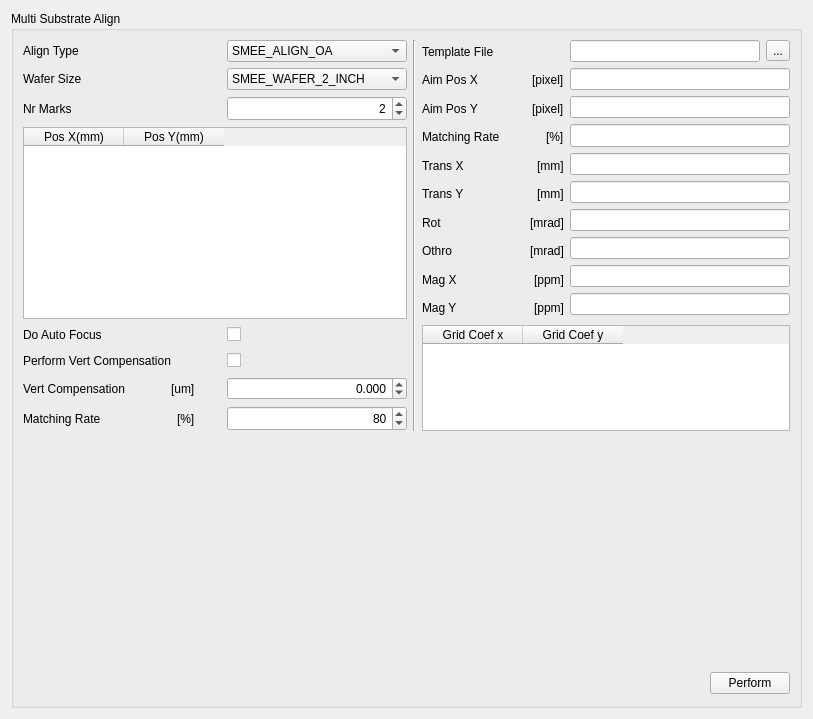
         <widget class="QWidget" name="tab_11">
          <attribute name="title">
           <string>Multi Substrate Align</string>
          </attribute>
          <layout class="QGridLayout">
           <item row="0" column="0">
            <widget class="QGroupBox" name="EC4T_substrate_align_qgb">
             <property name="title">
              <string>Multi Substrate Align</string>
             </property>
             <layout class="QGridLayout" name="gridLayout_3">
              <item row="0" column="0">
               <layout class="QHBoxLayout">
                <item>
                 <widget class="QLabel" name="EC4T_substrate_align__align_type_qlb">
                  <property name="text">
                   <string>Align Type</string>
                  </property>
                 </widget>
                </item>
                <item>
                 <spacer>
                  <property name="orientation">
                   <enum>Qt::Horizontal</enum>
                  </property>
                  <property name="sizeHint" stdset="0">
                   <size>
                    <width>40</width>
                    <height>20</height>
                   </size>
                  </property>
                 </spacer>
                </item>
               </layout>
              </item>
              <item row="0" column="2">
               <widget class="QComboBox" name="EC4T_substrate_align__align_type_qcb">
                <property name="minimumSize">
                 <size>
                  <width>180</width>
                  <height>0</height>
                 </size>
                </property>
                <item>
                 <property name="text">
                  <string>SMEE_ALIGN_OA</string>
                 </property>
                </item>
                <item>
                 <property name="text">
                  <string>SMEE_ALIGN_WBA</string>
                 </property>
                </item>
                <item>
                 <property name="text">
                  <string>SMEE_ALIGN_DT</string>
                 </property>
                </item>
                <item>
                 <property name="text">
                  <string>SMEE_ALIGN_NONE</string>
                 </property>
                </item>
                <item>
                 <property name="text">
                  <string>SMEE_ALIGN_TTL</string>
                 </property>
                </item>
               </widget>
              </item>
              <item row="0" column="3" rowspan="8">
               <widget class="Line" name="line">
                <property name="orientation">
                 <enum>Qt::Vertical</enum>
                </property>
               </widget>
              </item>
              <item row="0" column="4" rowspan="4">
               <layout class="QVBoxLayout" name="verticalLayout_3">
                <item>
                 <layout class="QHBoxLayout">
                  <item>
                   <widget class="QLabel" name="EC4T_substrate_align__oa_align_recipe_template_file_qlb">
                    <property name="text">
                     <string>Template File</string>
                    </property>
                   </widget>
                  </item>
                  <item>
                   <spacer>
                    <property name="orientation">
                     <enum>Qt::Horizontal</enum>
                    </property>
                    <property name="sizeHint" stdset="0">
                     <size>
                      <width>40</width>
                      <height>20</height>
                     </size>
                    </property>
                   </spacer>
                  </item>
                 </layout>
                </item>
                <item>
                 <layout class="QHBoxLayout">
                  <item>
                   <widget class="QLabel" name="EC4T_substrate_align__update_oa_baseline_result_p_aim_pos_x_qlb">
                    <property name="text">
                     <string>Aim Pos X</string>
                    </property>
                   </widget>
                  </item>
                  <item>
                   <spacer>
                    <property name="orientation">
                     <enum>Qt::Horizontal</enum>
                    </property>
                    <property name="sizeHint" stdset="0">
                     <size>
                      <width>40</width>
                      <height>20</height>
                     </size>
                    </property>
                   </spacer>
                  </item>
                  <item>
                   <widget class="QLabel" name="EC4T_substrate_align__update_oa_baseline_result_p_aim_pos_x_qlb_2">
                    <property name="text">
                     <string>[pixel]</string>
                    </property>
                   </widget>
                  </item>
                 </layout>
                </item>
                <item>
                 <layout class="QHBoxLayout" name="horizontalLayout">
                  <item>
                   <widget class="QLabel" name="EC4T_substrate_align__update_oa_baseline_result_p_aim_pos_y_qlb">
                    <property name="text">
                     <string>Aim Pos Y</string>
                    </property>
                   </widget>
                  </item>
                  <item>
                   <spacer>
                    <property name="orientation">
                     <enum>Qt::Horizontal</enum>
                    </property>
                    <property name="sizeHint" stdset="0">
                     <size>
                      <width>40</width>
                      <height>20</height>
                     </size>
                    </property>
                   </spacer>
                  </item>
                  <item>
                   <widget class="QLabel" name="EC4T_substrate_align__update_oa_baseline_result_p_aim_pos_y_qlb_2">
                    <property name="text">
                     <string>[pixel]</string>
                    </property>
                   </widget>
                  </item>
                 </layout>
                </item>
                <item>
                 <layout class="QHBoxLayout" name="horizontalLayout_2">
                  <item>
                   <widget class="QLabel" name="EC4T_substrate_align__update_oa_baseline_result_p_matching_rate_qlb">
                    <property name="text">
                     <string>Matching Rate</string>
                    </property>
                   </widget>
                  </item>
                  <item>
                   <spacer>
                    <property name="orientation">
                     <enum>Qt::Horizontal</enum>
                    </property>
                    <property name="sizeHint" stdset="0">
                     <size>
                      <width>40</width>
                      <height>20</height>
                     </size>
                    </property>
                   </spacer>
                  </item>
                  <item>
                   <widget class="QLabel" name="EC4T_substrate_align__update_oa_baseline_result_p_matching_rate_qlb_2">
                    <property name="text">
                     <string>[%]</string>
                    </property>
                   </widget>
                  </item>
                 </layout>
                </item>
                <item>
                 <layout class="QHBoxLayout">
                  <item>
                   <widget class="QLabel" name="EC4T_substrate_align__align_result_p_wcs_to_wscs_trans_x_qlb">
                    <property name="text">
                     <string>Trans X</string>
                    </property>
                   </widget>
                  </item>
                  <item>
                   <spacer>
                    <property name="orientation">
                     <enum>Qt::Horizontal</enum>
                    </property>
                    <property name="sizeHint" stdset="0">
                     <size>
                      <width>40</width>
                      <height>20</height>
                     </size>
                    </property>
                   </spacer>
                  </item>
                  <item>
                   <widget class="QLabel" name="EC4T_substrate_align__align_result_p_wcs_to_wscs_trans_x_qlb_2">
                    <property name="text">
                     <string>[mm]</string>
                    </property>
                   </widget>
                  </item>
                 </layout>
                </item>
                <item>
                 <layout class="QHBoxLayout">
                  <item>
                   <widget class="QLabel" name="EC4T_substrate_align__align_result_p_wcs_to_wscs_trans_y_qlb">
                    <property name="text">
                     <string>Trans Y</string>
                    </property>
                   </widget>
                  </item>
                  <item>
                   <spacer>
                    <property name="orientation">
                     <enum>Qt::Horizontal</enum>
                    </property>
                    <property name="sizeHint" stdset="0">
                     <size>
                      <width>40</width>
                      <height>20</height>
                     </size>
                    </property>
                   </spacer>
                  </item>
                  <item>
                   <widget class="QLabel" name="EC4T_substrate_align__align_result_p_wcs_to_wscs_trans_y_qlb_2">
                    <property name="text">
                     <string>[mm]</string>
                    </property>
                   </widget>
                  </item>
                 </layout>
                </item>
                <item>
                 <layout class="QHBoxLayout">
                  <item>
                   <widget class="QLabel" name="EC4T_substrate_align__align_result_p_wcs_to_wscs_rot_qlb">
                    <property name="text">
                     <string>Rot</string>
                    </property>
                   </widget>
                  </item>
                  <item>
                   <spacer>
                    <property name="orientation">
                     <enum>Qt::Horizontal</enum>
                    </property>
                    <property name="sizeHint" stdset="0">
                     <size>
                      <width>40</width>
                      <height>20</height>
                     </size>
                    </property>
                   </spacer>
                  </item>
                  <item>
                   <widget class="QLabel" name="EC4T_substrate_align__align_result_p_wcs_to_wscs_rot_qlb_2">
                    <property name="text">
                     <string>[mrad]</string>
                    </property>
                   </widget>
                  </item>
                 </layout>
                </item>
                <item>
                 <layout class="QHBoxLayout">
                  <item>
                   <widget class="QLabel" name="EC4T_substrate_align__align_result_p_wcs_to_wscs_othro_qlb">
                    <property name="text">
                     <string>Othro</string>
                    </property>
                   </widget>
                  </item>
                  <item>
                   <spacer>
                    <property name="orientation">
                     <enum>Qt::Horizontal</enum>
                    </property>
                    <property name="sizeHint" stdset="0">
                     <size>
                      <width>40</width>
                      <height>20</height>
                     </size>
                    </property>
                   </spacer>
                  </item>
                  <item>
                   <widget class="QLabel" name="EC4T_substrate_align__align_result_p_wcs_to_wscs_othro_qlb_2">
                    <property name="text">
                     <string>[mrad]</string>
                    </property>
                   </widget>
                  </item>
                 </layout>
                </item>
                <item>
                 <layout class="QHBoxLayout">
                  <item>
                   <widget class="QLabel" name="EC4T_substrate_align__align_result_p_wcs_to_wscs_mag_x_qlb">
                    <property name="text">
                     <string>Mag X</string>
                    </property>
                   </widget>
                  </item>
                  <item>
                   <spacer>
                    <property name="orientation">
                     <enum>Qt::Horizontal</enum>
                    </property>
                    <property name="sizeHint" stdset="0">
                     <size>
                      <width>40</width>
                      <height>20</height>
                     </size>
                    </property>
                   </spacer>
                  </item>
                  <item>
                   <widget class="QLabel" name="EC4T_substrate_align__align_result_p_wcs_to_wscs_mag_x_qlb_2">
                    <property name="text">
                     <string>[ppm]</string>
                    </property>
                   </widget>
                  </item>
                 </layout>
                </item>
                <item>
                 <layout class="QHBoxLayout">
                  <item>
                   <widget class="QLabel" name="EC4T_substrate_align__align_result_p_wcs_to_wscs_mag_y_qlb">
                    <property name="text">
                     <string>Mag Y</string>
                    </property>
                   </widget>
                  </item>
                  <item>
                   <spacer>
                    <property name="orientation">
                     <enum>Qt::Horizontal</enum>
                    </property>
                    <property name="sizeHint" stdset="0">
                     <size>
                      <width>40</width>
                      <height>20</height>
                     </size>
                    </property>
                   </spacer>
                  </item>
                  <item>
                   <widget class="QLabel" name="EC4T_substrate_align__align_result_p_wcs_to_wscs_mag_y_qlb_2">
                    <property name="text">
                     <string>[ppm]</string>
                    </property>
                   </widget>
                  </item>
                 </layout>
                </item>
               </layout>
              </item>
              <item row="0" column="5">
               <layout class="QGridLayout">
                <item row="0" column="0">
                 <widget class="QLineEdit" name="EC4T_substrate_align__oa_align_recipe_template_file_qle"/>
                </item>
                <item row="0" column="1">
                 <widget class="QToolButton" name="toolButton_4">
                  <property name="text">
                   <string>...</string>
                  </property>
                 </widget>
                </item>
               </layout>
              </item>
              <item row="1" column="0">
               <layout class="QHBoxLayout">
                <item>
                 <widget class="QLabel" name="EC4T_substrate_align__wafer_size_qlb">
                  <property name="text">
                   <string>Wafer Size</string>
                  </property>
                 </widget>
                </item>
                <item>
                 <spacer>
                  <property name="orientation">
                   <enum>Qt::Horizontal</enum>
                  </property>
                  <property name="sizeHint" stdset="0">
                   <size>
                    <width>40</width>
                    <height>20</height>
                   </size>
                  </property>
                 </spacer>
                </item>
               </layout>
              </item>
              <item row="1" column="2">
               <widget class="QComboBox" name="EC4T_substrate_align__wafer_size_qcb">
                <item>
                 <property name="text">
                  <string>SMEE_WAFER_2_INCH</string>
                 </property>
                </item>
                <item>
                 <property name="text">
                  <string>SMEE_WAFER_3_INCH</string>
                 </property>
                </item>
                <item>
                 <property name="text">
                  <string>SMEE_WAFER_4_INCH</string>
                 </property>
                </item>
                <item>
                 <property name="text">
                  <string>SMEE_WAFER_5_INCH</string>
                 </property>
                </item>
                <item>
                 <property name="text">
                  <string>SMEE_WAFER_6_INCH</string>
                 </property>
                </item>
                <item>
                 <property name="text">
                  <string>SMEE_WAFER_8_INCH</string>
                 </property>
                </item>
                <item>
                 <property name="text">
                  <string>SMEE_WAFER_12_INCH</string>
                 </property>
                </item>
                <item>
                 <property name="text">
                  <string>SMEE_WAFER_18_INCH</string>
                 </property>
                </item>
               </widget>
              </item>
              <item row="1" column="5" rowspan="3">
               <layout class="QVBoxLayout" name="verticalLayout_2">
                <item>
                 <widget class="SMEE::StatusLine" name="EC4T_substrate_align__update_oa_baseline_result_p_aim_pos_x_qle"/>
                </item>
                <item>
                 <widget class="SMEE::StatusLine" name="EC4T_substrate_align__update_oa_baseline_result_p_aim_pos_y_qle"/>
                </item>
                <item>
                 <widget class="SMEE::StatusLine" name="EC4T_substrate_align__update_oa_baseline_result_p_matching_rate_qle">
                  <property name="minimumSize">
                   <size>
                    <width>220</width>
                    <height>23</height>
                   </size>
                  </property>
                 </widget>
                </item>
                <item>
                 <widget class="SMEE::StatusLine" name="EC4T_substrate_align__align_result_p_wcs_to_wscs_trans_x_qle"/>
                </item>
                <item>
                 <widget class="SMEE::StatusLine" name="EC4T_substrate_align__align_result_p_wcs_to_wscs_trans_y_qle"/>
                </item>
                <item>
                 <widget class="SMEE::StatusLine" name="EC4T_substrate_align__align_result_p_wcs_to_wscs_rot_qle"/>
                </item>
                <item>
                 <widget class="SMEE::StatusLine" name="EC4T_substrate_align__align_result_p_wcs_to_wscs_othro_qle"/>
                </item>
                <item>
                 <widget class="SMEE::StatusLine" name="EC4T_substrate_align__align_result_p_wcs_to_wscs_mag_x_qle"/>
                </item>
                <item>
                 <widget class="SMEE::StatusLine" name="EC4T_substrate_align__align_result_p_wcs_to_wscs_mag_y_qle"/>
                </item>
               </layout>
              </item>
              <item row="2" column="0">
               <layout class="QHBoxLayout">
                <item>
                 <widget class="QLabel" name="EC4T_substrate_align__nr_marks_qlb">
                  <property name="text">
                   <string>Nr Marks</string>
                  </property>
                 </widget>
                </item>
                <item>
                 <spacer>
                  <property name="orientation">
                   <enum>Qt::Horizontal</enum>
                  </property>
                  <property name="sizeHint" stdset="0">
                   <size>
                    <width>40</width>
                    <height>20</height>
                   </size>
                  </property>
                 </spacer>
                </item>
               </layout>
              </item>
              <item row="2" column="2">
               <widget class="SMEE::SpinBox" name="EC4T_substrate_align__nr_marks_qsb">
                <property name="minimumSize">
                 <size>
                  <width>180</width>
                  <height>25</height>
                 </size>
                </property>
                <property name="maximumSize">
                 <size>
                  <width>220</width>
                  <height>25</height>
                 </size>
                </property>
                <property name="alignment">
                 <set>Qt::AlignRight|Qt::AlignTrailing|Qt::AlignVCenter</set>
                </property>
                <property name="text" stdset="0">
                 <string>2</string>
                </property>
                <property name="value">
                 <number>2</number>
                </property>
               </widget>
              </item>
              <item row="3" column="0" colspan="3">
               <widget class="QTableWidget" name="TW_Sub_Align">
                <column>
                 <property name="text">
                  <string>Pos X(mm)</string>
                 </property>
                </column>
                <column>
                 <property name="text">
                  <string>Pos Y(mm)</string>
                 </property>
                </column>
               </widget>
              </item>
              <item row="4" column="0">
               <layout class="QHBoxLayout">
                <item>
                 <widget class="QLabel" name="EC4T_substrate_align__oa_align_recipe_do_auto_focus_qlb">
                  <property name="text">
                   <string>Do Auto Focus</string>
                  </property>
                 </widget>
                </item>
                <item>
                 <spacer>
                  <property name="orientation">
                   <enum>Qt::Horizontal</enum>
                  </property>
                  <property name="sizeHint" stdset="0">
                   <size>
                    <width>40</width>
                    <height>20</height>
                   </size>
                  </property>
                 </spacer>
                </item>
               </layout>
              </item>
              <item row="4" column="2">
               <widget class="QCheckBox" name="EC4T_substrate_align__oa_align_recipe_do_auto_focus_qckb"/>
              </item>
              <item row="4" column="4" rowspan="4" colspan="2">
               <widget class="QTableWidget" name="TW_Get_grid_cof">
                <column>
                 <property name="text">
                  <string>Grid Coef x</string>
                 </property>
                </column>
                <column>
                 <property name="text">
                  <string>Grid Coef y</string>
                 </property>
                </column>
               </widget>
              </item>
              <item row="5" column="0" colspan="2">
               <layout class="QHBoxLayout">
                <item>
                 <widget class="QLabel" name="EC4T_substrate_align__oa_align_recipe_perform_vert_compensation_qlb">
                  <property name="text">
                   <string>Perform Vert Compensation</string>
                  </property>
                 </widget>
                </item>
                <item>
                 <spacer>
                  <property name="orientation">
                   <enum>Qt::Horizontal</enum>
                  </property>
                  <property name="sizeHint" stdset="0">
                   <size>
                    <width>40</width>
                    <height>20</height>
                   </size>
                  </property>
                 </spacer>
                </item>
               </layout>
              </item>
              <item row="5" column="2">
               <widget class="QCheckBox" name="EC4T_substrate_align__oa_align_recipe_perform_vert_compensation_qckb"/>
              </item>
              <item row="6" column="0">
               <layout class="QHBoxLayout">
                <item>
                 <widget class="QLabel" name="EC4T_substrate_align__oa_align_recipe_vert_compensation_qlb">
                  <property name="text">
                   <string>Vert Compensation</string>
                  </property>
                 </widget>
                </item>
                <item>
                 <spacer>
                  <property name="orientation">
                   <enum>Qt::Horizontal</enum>
                  </property>
                  <property name="sizeHint" stdset="0">
                   <size>
                    <width>40</width>
                    <height>20</height>
                   </size>
                  </property>
                 </spacer>
                </item>
                <item>
                 <widget class="QLabel" name="EC4T_substrate_align__oa_align_recipe_vert_compensation_qlb_2">
                  <property name="text">
                   <string>[um]</string>
                  </property>
                 </widget>
                </item>
               </layout>
              </item>
              <item row="6" column="2">
               <widget class="QDoubleSpinBox" name="EC4T_substrate_align__oa_align_recipe_vert_compensation_qdsb">
                <property name="alignment">
                 <set>Qt::AlignRight|Qt::AlignTrailing|Qt::AlignVCenter</set>
                </property>
                <property name="decimals">
                 <number>3</number>
                </property>
                <property name="minimum">
                 <double>-100000.000000000000000</double>
                </property>
                <property name="maximum">
                 <double>100000.000000000000000</double>
                </property>
                <property name="singleStep">
                 <double>0.001000000000000</double>
                </property>
               </widget>
              </item>
              <item row="7" column="0">
               <layout class="QHBoxLayout">
                <item>
                 <widget class="QLabel" name="EC4T_substrate_align__oa_align_recipe_matching_rate_qlb">
                  <property name="text">
                   <string>Matching Rate</string>
                  </property>
                 </widget>
                </item>
                <item>
                 <spacer>
                  <property name="orientation">
                   <enum>Qt::Horizontal</enum>
                  </property>
                  <property name="sizeHint" stdset="0">
                   <size>
                    <width>40</width>
                    <height>20</height>
                   </size>
                  </property>
                 </spacer>
                </item>
                <item>
                 <widget class="QLabel" name="EC4T_substrate_align__oa_align_recipe_matching_rate_qlb_2">
                  <property name="text">
                   <string>[%]</string>
                  </property>
                 </widget>
                </item>
               </layout>
              </item>
              <item row="7" column="2">
               <widget class="SMEE::DoubleSpinBox" name="EC4T_substrate_align__oa_align_recipe_matching_rate_qdsb">
                <property name="maximumSize">
                 <size>
                  <width>2200</width>
                  <height>25</height>
                 </size>
                </property>
                <property name="alignment">
                 <set>Qt::AlignRight|Qt::AlignTrailing|Qt::AlignVCenter</set>
                </property>
                <property name="text" stdset="0">
                 <string>80</string>
                </property>
                <property name="decimals">
                 <number>0</number>
                </property>
                <property name="value">
                 <double>80.000000000000000</double>
                </property>
               </widget>
              </item>
              <item row="8" column="1">
               <spacer name="verticalSpacer_2">
                <property name="orientation">
                 <enum>Qt::Vertical</enum>
                </property>
                <property name="sizeHint" stdset="0">
                 <size>
                  <width>20</width>
                  <height>234</height>
                 </size>
                </property>
               </spacer>
              </item>
              <item row="8" column="5">
               <spacer name="verticalSpacer_3">
                <property name="orientation">
                 <enum>Qt::Vertical</enum>
                </property>
                <property name="sizeHint" stdset="0">
                 <size>
                  <width>20</width>
                  <height>234</height>
                 </size>
                </property>
               </spacer>
              </item>
              <item row="9" column="5">
               <layout class="QGridLayout">
                <item row="0" column="0">
                 <spacer>
                  <property name="orientation">
                   <enum>Qt::Horizontal</enum>
                  </property>
                  <property name="sizeHint" stdset="0">
                   <size>
                    <width>40</width>
                    <height>25</height>
                   </size>
                  </property>
                 </spacer>
                </item>
                <item row="0" column="1">
                 <widget class="SMEE::PerformButton" name="EC4T_substrate_align_qpb">
                  <property name="text">
                   <string>Perform</string>
                  </property>
                 </widget>
                </item>
               </layout>
              </item>
             </layout>
            </widget>
           </item>
          </layout>
         </widget>
